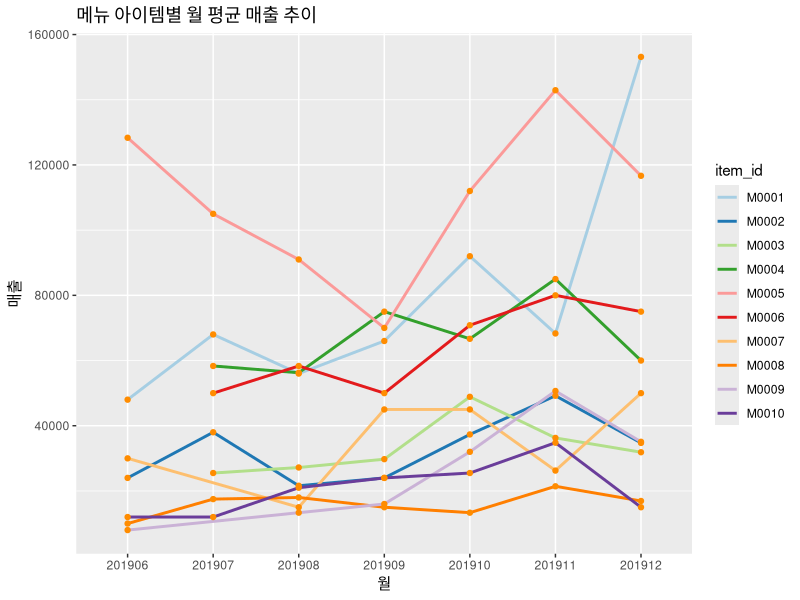

Generate this figure with R:
# 데이터 준비
library(readxl)
library(ggplot2)
library(dplyr)

customer_r <- read_excel("customer_r.xlsx")
reservation_r <- read_excel("reservation_r.xlsx")
order_info_r <- read_excel("order_info_r.xlsx")
item_r <- read_excel("item_r.xlsx")

colnames(customer_r) <- tolower(colnames(customer_r))
colnames(reservation_r) <- tolower(colnames(reservation_r))
colnames(order_info_r) <- tolower(colnames(order_info_r))
colnames(item_r) <- tolower(colnames(item_r))

# mutate() : 열 조작해서 새로운 열 생성
# substr() : 지정한 자리만큼 문자열 선택

my_first_cook <- order_info_r %>% mutate(reserv_month=substr(reserv_no,1,6)) %>% group_by(item_id, reserv_month) %>% summarise(avg_sales=mean(sales)) %>% arrange(item_id, reserv_month)

my_first_cook           # 메뉴 아이템별 월 평균 매출을 담은 데이터

# 선그래프로 그려보기
# 각 선 그래프는 자동 채움 Paired 팔레트 색상으로 표현
# x축에는 '월', y는 '매출', 타이틀은 '메뉴 아이템별 월 평균 매출 추이'
ggplot(my_first_cook, aes(x=reserv_month, y=avg_sales, group=item_id, color=item_id)) + geom_line(size=1) + geom_point(color= "darkorange", size=1.5) + scale_color_brewer(palette = "Paired") + labs(title="메뉴 아이템별 월 평균 매출 추이", x="월", y="매출")